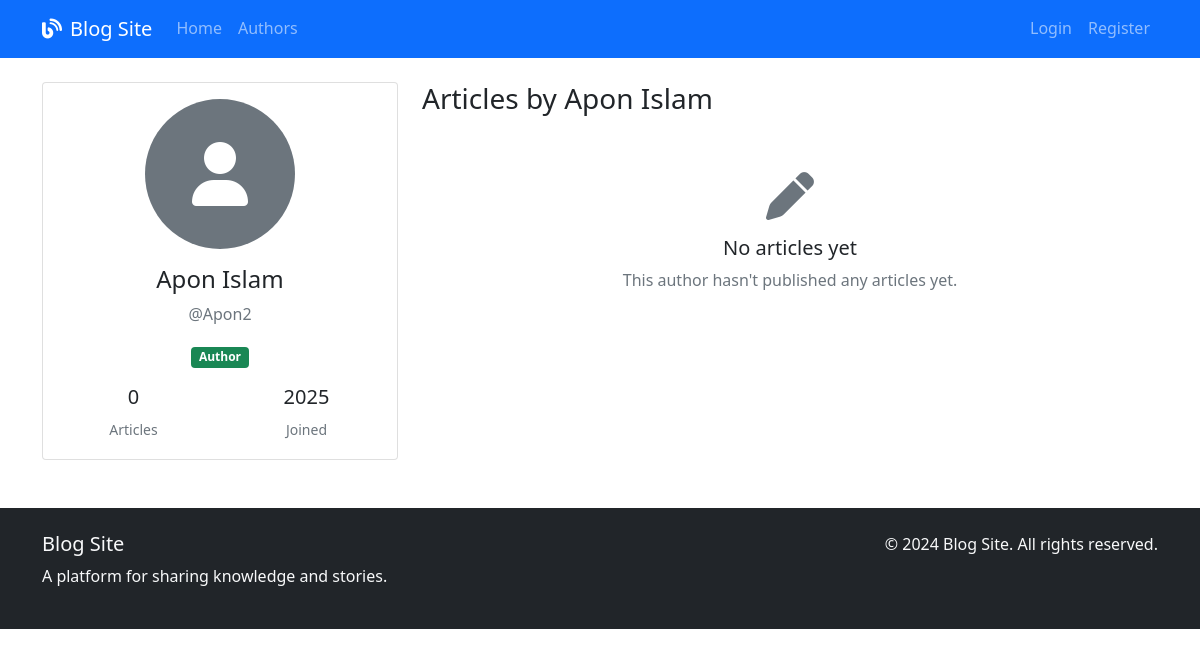
The app's page /accounts/author/Apon2/, older data.
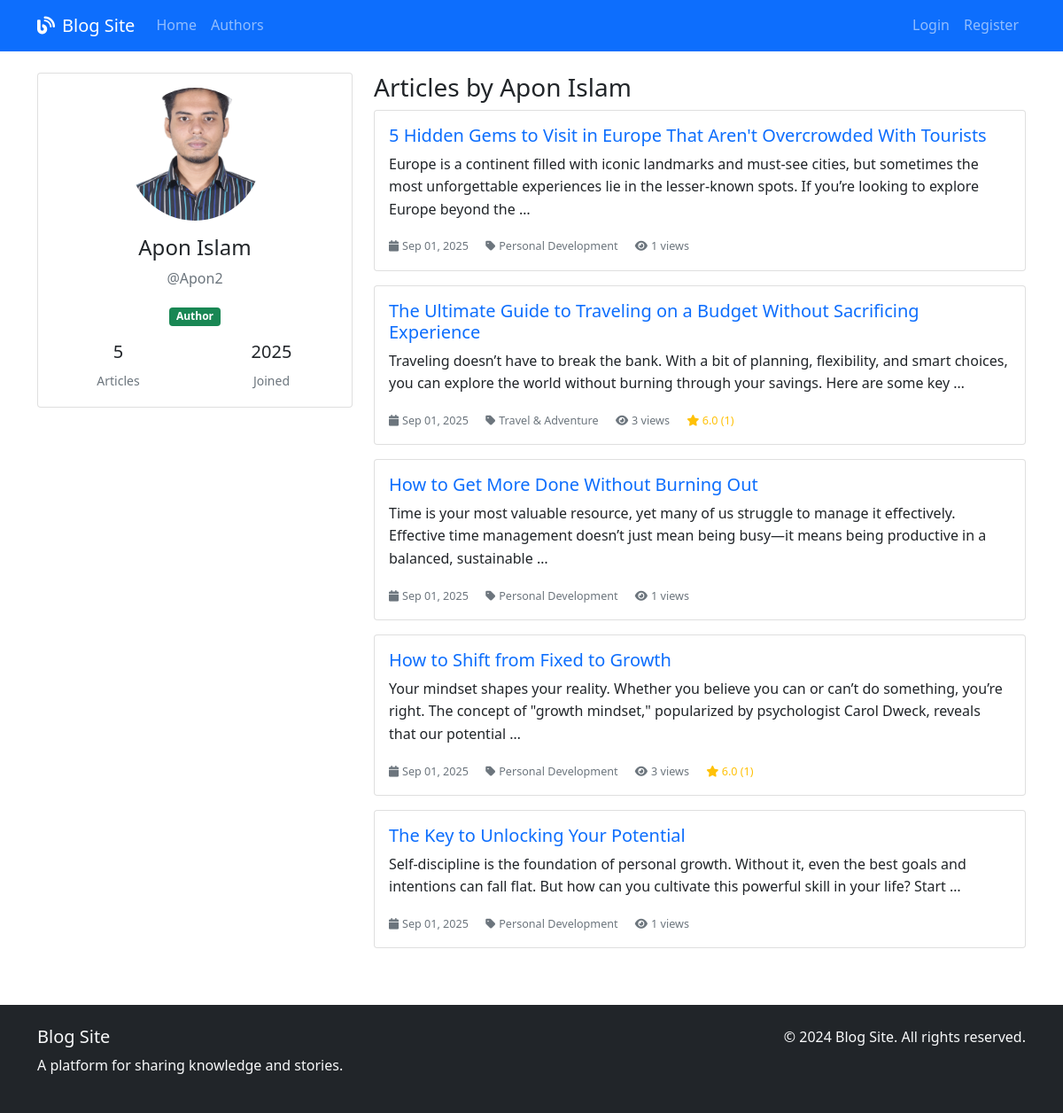
The same page, newer data.
### accounts/models.py (models this page shows, shortened)
class User(AbstractUser):
    USER_ROLES = (
        ('admin', 'Admin'),
        ('author', 'Author'),
        ('reader', 'Reader'),
    )
    role = models.CharField(max_length=10, choices=USER_ROLES, default='reader')
    bio = models.TextField(max_length=500, blank=True)
    profile_picture = models.ImageField(upload_to='profile_pics/', blank=True, null=True)
    website = models.URLField(blank=True)
    twitter = models.CharField(max_length=100, blank=True)
    linkedin = models.CharField(max_length=100, blank=True)
    github = models.CharField(max_length=100, blank=True)
    is_email_verified = models.BooleanField(default=False)
    email_verification_token = models.CharField(max_length=100, blank=True)
    created_at = models.DateTimeField(default=timezone.now)
    def get_full_name(self):
        return f"{self.first_name} {self.last_name}".strip() or self.username

### blog/models.py (models this page shows, shortened)
class Blog(models.Model):
    STATUS_CHOICES = (
        ('published', 'Published'),
    )
    title = models.CharField(max_length=200)
    slug = models.SlugField(max_length=200, unique=True)
    author = models.ForeignKey(User, on_delete=models.CASCADE, related_name='blogs')
    body = models.TextField()
    category = models.ForeignKey(Category, on_delete=models.SET_NULL, null=True, blank=True)
    status = models.CharField(max_length=10, choices=STATUS_CHOICES, default='draft')
    featured_image = models.ImageField(upload_to='blog_images/', blank=True, null=True)
    created_at = models.DateTimeField(default=timezone.now)
    updated_at = models.DateTimeField(auto_now=True)
    views = models.PositiveIntegerField(default=0)
    class Meta:
        ordering = ['-created_at']
    def get_absolute_url(self):
        return reverse('blog:detail', kwargs={'slug': self.slug})
    def get_average_rating(self):
        ratings = self.ratings.all()
        if ratings:
            return sum([rating.score for rating in ratings]) / len(ratings)
        return 0
    def get_rating_count(self):
        return self.ratings.count()

class Category(models.Model):
    name = models.CharField(max_length=100, unique=True)
    description = models.TextField(blank=True)
    created_at = models.DateTimeField(default=timezone.now)
    class Meta:
        verbose_name_plural = "Categories"

class Rating(models.Model):
    blog = models.ForeignKey(Blog, on_delete=models.CASCADE, related_name='ratings')
    user = models.ForeignKey(User, on_delete=models.CASCADE)
    score = models.IntegerField(validators=[MinValueValidator(0), MaxValueValidator(6)])
    created_at = models.DateTimeField(default=timezone.now)
    class Meta:
        unique_together = ('blog', 'user')

### accounts/views.py (the view)
# urls.py: path('author/<str:username>/', views.author_detail_view, name='author_detail'),
def author_detail_view(request, username):
    author = get_object_or_404(User, username=username, role__in=['author', 'admin'])
    blogs = author.blogs.filter(status='published').order_by('-created_at')
    return render(request, 'accounts/author_detail.html', {
        'author': author,
        'blogs': blogs
    })

### templates/accounts/author_detail.html (shortened to what this page needs)
{% extends 'base.html' %}
{% block content %}
<div class="row">
    <div class="col-md-4">
        <div class="card author-card">
            <div class="card-body text-center">
                {% if author.profile_picture %}
                    <img src="{{ author.profile_picture.url }}" alt="Profile Picture"
                         class="rounded-circle profile-img mb-3">
                {% else %}
                    <div class="bg-secondary rounded-circle profile-img mx-auto mb-3 d-flex align-items-center justify-content-center">
                        <i class="fas fa-user fa-4x text-white"></i>
                    </div>
                {% endif %}
                <h4>{{ author.get_full_name }}</h4>
                <p class="text-muted">@{{ author.username }}</p>
                <span class="badge bg-success">{{ author.get_role_display }}</span>
                <div class="mt-3">
                    <div class="row text-center">
                        <div class="col">
                            <h5>{{ blogs.count }}</h5>
                            <small class="text-muted">Articles</small>
                        </div>
                        <div class="col">
                            <h5>{{ author.date_joined|date:"Y" }}</h5>
                            <small class="text-muted">Joined</small>
                        </div>
                    </div>
                </div>
            </div>
        </div>
    </div>
    <div class="col-md-8">
        <h3>Articles by {{ author.get_full_name }}</h3>
        {% if blogs %}
            {% for blog in blogs %}
                <div class="card mb-3">
                    <div class="card-body">
                        <h5 class="card-title">
                            <a href="{{ blog.get_absolute_url }}" class="text-decoration-none">{{ blog.title }}</a>
                        </h5>
                        <p class="card-text">{{ blog.body|truncatewords:30 }}</p>
                        <div class="blog-meta">
                            <small class="text-muted">
                                <i class="fas fa-calendar me-1"></i>{{ blog.created_at|date:"M d, Y" }}
                                {% if blog.category %}
                                    <i class="fas fa-tag ms-3 me-1"></i>{{ blog.category.name }}
                                {% endif %}
                                <i class="fas fa-eye ms-3 me-1"></i>{{ blog.views }} views
                                {% if blog.get_rating_count > 0 %}
                                    <span class="rating-stars ms-3">
                                        <i class="fas fa-star"></i> {{ blog.get_average_rating|floatformat:1 }}
                                        ({{ blog.get_rating_count }})
                                    </span>
                                {% endif %}
                            </small>
                        </div>
                    </div>
                </div>
            {% endfor %}
        {% else %}
            <div class="text-center py-5">
                <i class="fas fa-pen fa-3x text-muted mb-3"></i>
                <h5>No articles yet</h5>
                <p class="text-muted">This author hasn't published any articles yet.</p>
            </div>
        {% endif %}
    </div>
</div>
{% endblock %}

### templates/base.html (shortened to what this page needs)
<!DOCTYPE html>
<html lang="en">
<head>
    <link href="https://cdn.jsdelivr.net/npm/bootstrap@5.1.3/dist/css/bootstrap.min.css" rel="stylesheet">
    <link href="https://cdnjs.cloudflare.com/ajax/libs/font-awesome/6.0.0/css/all.min.css" rel="stylesheet">
    {% load static %}
    <link rel="stylesheet" href="{% static 'css/style.css' %}">
</head>
<body>
    <nav class="navbar navbar-expand-lg navbar-dark bg-primary">
        <div class="container">
            <a class="navbar-brand" href="{% url 'blog:home' %}">
                <i class="fas fa-blog me-2"></i>Blog Site
            </a>
            <div class="collapse navbar-collapse" id="navbarNav">
                <ul class="navbar-nav me-auto">
                    <li class="nav-item">
                        <a class="nav-link" href="{% url 'blog:home' %}">Home</a>
                    </li>
                    <li class="nav-item">
                        <a class="nav-link" href="{% url 'blog:authors' %}">Authors</a>
                    </li>
                </ul>
                <ul class="navbar-nav">
                    {% if user.is_authenticated %}
                        <li class="nav-item dropdown">
                            <a class="nav-link dropdown-toggle" href="#" id="navbarDropdown" role="button" data-bs-toggle="dropdown">
                                <i class="fas fa-user me-1"></i>{{ user.username }}
                            </a>
                            <ul class="dropdown-menu">
                                <li><a class="dropdown-item" href="{% url 'accounts:profile' %}">Profile</a></li>
                                <li><a class="dropdown-item" href="{% url 'accounts:favorites' %}">My Favorites</a></li>
                                {% if user.role == 'author' or user.role == 'admin' %}
                                    <li><hr class="dropdown-divider"></li>
                                    <li><a class="dropdown-item" href="{% url 'blog:create' %}">Write Blog</a></li>
                                    <li><a class="dropdown-item" href="{% url 'blog:my_blogs' %}">My Blogs</a></li>
                                {% endif %}
                                {% if user.role == 'admin' %}
                                    <li><hr class="dropdown-divider"></li>
                                    <li><a class="dropdown-item" href="/admin/">Admin Panel</a></li>
                                {% endif %}
                                <li><hr class="dropdown-divider"></li>
                                <li><a class="dropdown-item" href="{% url 'accounts:logout' %}">Logout</a></li>
                            </ul>
                        </li>
                    {% else %}
                        <li class="nav-item">
                            <a class="nav-link" href="{% url 'accounts:login' %}">Login</a>
                        </li>
                        <li class="nav-item">
                            <a class="nav-link" href="{% url 'accounts:register' %}">Register</a>
                        </li>
                    {% endif %}
                </ul>
            </div>
        </div>
    </nav>
    <main class="container my-4">
        {% block content %}
        {% endblock %}
    </main>
    <footer class="bg-dark text-light py-4 mt-5">
        <div class="container">
            <div class="row">
                <div class="col-md-6">
                    <h5>Blog Site</h5>
                    <p>A platform for sharing knowledge and stories.</p>
                </div>
                <div class="col-md-6 text-md-end">
                    <p>&copy; 2024 Blog Site. All rights reserved.</p>
                </div>
            </div>
        </div>
    </footer>
</body>
</html>

### static/css/style.css (style rules this page uses)
:root { --primary-color: #0d6efd; --secondary-color: #6c757d; --success-color: #198754; --danger-color: #dc3545; --warning-color: #ffc107; --info-color: #0dcaf0; }
body { font-family: "Segoe UI", Tahoma, Geneva, Verdana, sans-serif; line-height: 1.6; }
.blog-meta { font-size: 0.9rem; color: var(--secondary-color); }
.rating-stars { color: #ffc107; }
.profile-img { width: 150px; height: 150px; object-fit: cover; }
.author-card { transition: transform 0.2s ease-in-out; }

Row changes from the older to the newer data that the page shows:
changed User "Apon Islam": profile_picture: picture added
added Blog: title "5 Hidden Gems to Visit in Europe That Aren't Overcrowded With Tourists", body "Europe is a continent filled with iconic landmarks and must-see cities, but sometimes the most unforgettable experiences lie in the lesser-known spots. If you’re looking to explore Europe beyond the …", created_at "Sep 01, 2025", category.name "Personal Development", views "1"
added Blog: title "The Ultimate Guide to Traveling on a Budget Without Sacrificing Experience", body "Traveling doesn’t have to break the bank. With a bit of planning, flexibility, and smart choices, you can explore the world without burning through your savings. Here are some key …", created_at "Sep 01, 2025", category.name "Travel & Adventure", views "3", get_average_rating "6.0", get_rating_count "1"
added Blog: title "How to Get More Done Without Burning Out", body "Time is your most valuable resource, yet many of us struggle to manage it effectively. Effective time management doesn’t just mean being busy—it means being productive in a balanced, sustainable …", created_at "Sep 01, 2025", category.name "Personal Development", views "1"
added Blog: title "How to Shift from Fixed to Growth", body "Your mindset shapes your reality. Whether you believe you can or can’t do something, you’re right. The concept of \"growth mindset,\" popularized by psychologist Carol Dweck, reveals that our potential …", created_at "Sep 01, 2025", category.name "Personal Development", views "3", get_average_rating "6.0", get_rating_count "1"
added Blog: title "The Key to Unlocking Your Potential", body "Self-discipline is the foundation of personal growth. Without it, even the best goals and intentions can fall flat. But how can you cultivate this powerful skill in your life? Start …", created_at "Sep 01, 2025", category.name "Personal Development", views "1"
Text that changed along with them:
{{ blogs.count }}: "0" → "5"
text no longer shown: "No articles yet This author hasn't published any articles yet."
